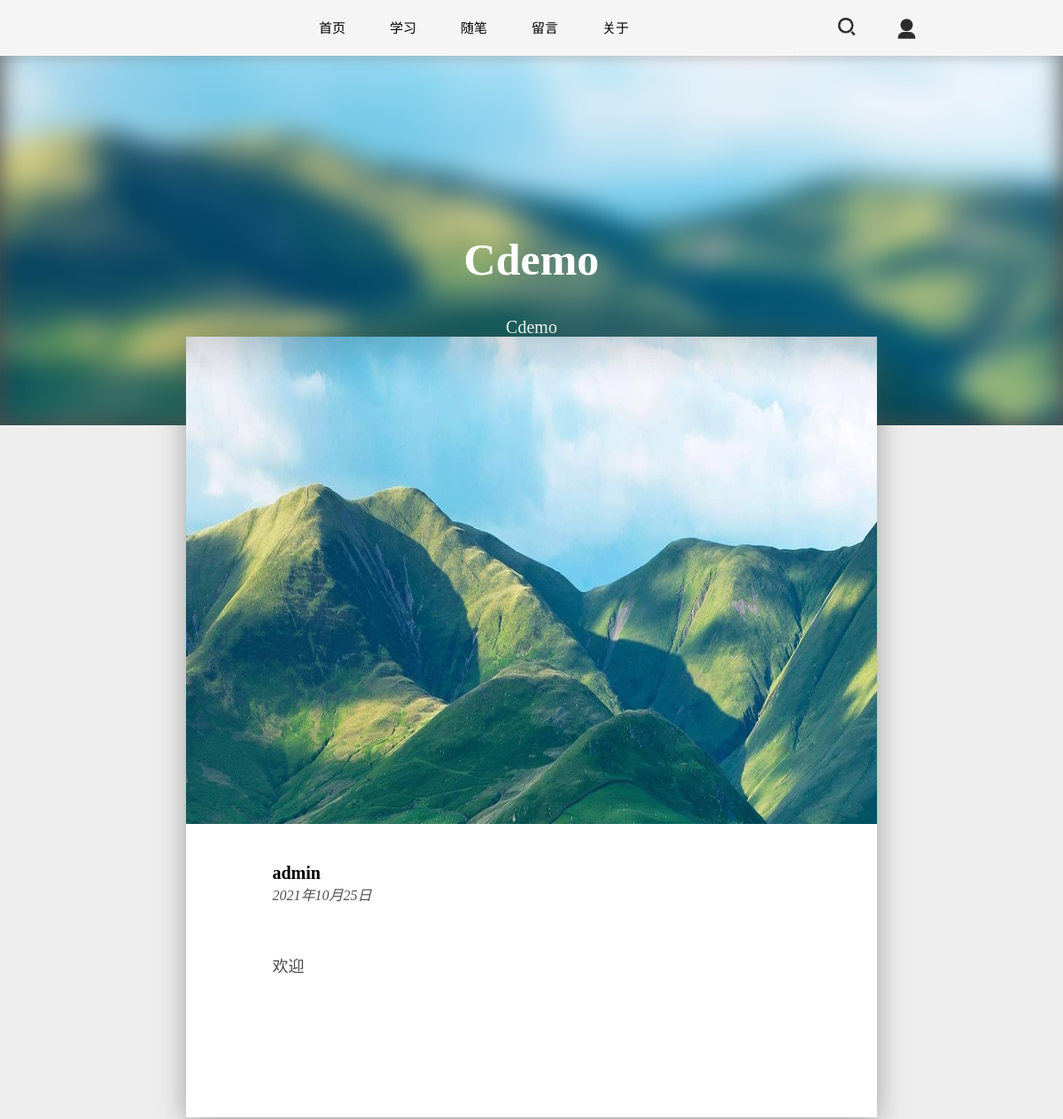
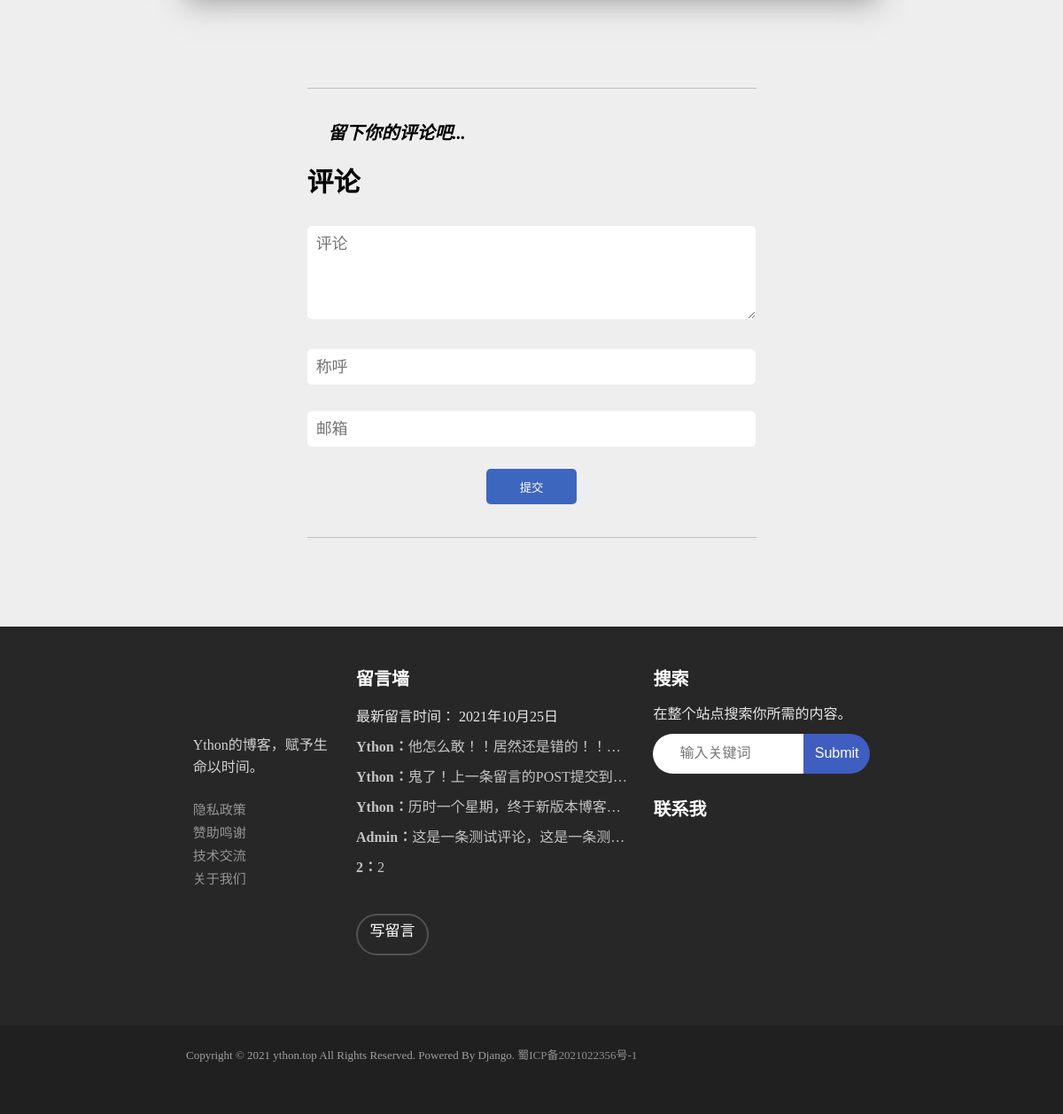
Page /article/?id=18 on the committed database (2 pictures, top to bottom).
### blog/models.py (models this page shows)
class Section(models.Model):
    id = models.AutoField(primary_key=True)
    name = models.CharField(max_length=20, verbose_name='name', unique=True)
    TreeSum = models.IntegerField(max_length=200, verbose_name='TreeSum', default=0)
    describe = models.CharField(max_length=50, verbose_name='describe', null=True)
    image = models.ImageField('照片', upload_to='uploadimg/', blank=True, null=True)
    parent = models.IntegerField(max_length=200, verbose_name='parent', default=0)

class Article(models.Model):
    id = models.AutoField(primary_key=True)
    writer = models.CharField(max_length=255, verbose_name='writer')
    time = models.DateField(verbose_name='time', auto_now=True)
    title = models.CharField(max_length=255, verbose_name='title')
    ftitle = models.CharField(max_length=255, verbose_name='ftitle', default='null')
    body = models.CharField(max_length=60000, verbose_name='body')
    parent = models.IntegerField(max_length=200, verbose_name='parent', default=0)
    section = models.IntegerField(max_length=200, verbose_name='section', default=0)
    image = models.ImageField('照片', upload_to='uploadimg/', blank=True, null=True)

class Remark(models.Model):
    id = models.AutoField(primary_key=True)
    email = models.CharField(max_length=255, verbose_name='email')
    writer = models.CharField(max_length=255, verbose_name='writer')
    time = models.DateField(verbose_name='time', auto_now=True)
    body = models.CharField(max_length=60000, verbose_name='body')
    parent = models.IntegerField(max_length=200, verbose_name='parent', default=0)

### blog/views.py (the view)
# urls.py: path('article/', views.article, name='article'),
def article(request):
    if request.method == 'POST':
        name = request.POST['name']
        email = request.POST['email']
        body = request.POST['body']
        id = request.POST['id']
        models.Remark.objects.create(email=email, writer=name, parent=id, body=body)
    uid = request.GET['id']
    data = models.Article.objects.get(id=uid)
    dic = {'title2': data.title, 'page': 'navs', 'navs': models.Section.objects.all(),
           'remarks': models.Remark.objects.filter(parent=uid), 'data': data,
           'mess': models.Remark.objects.all().order_by('-id')[:5], 'messlast': models.Remark.objects.last()}
    getsetting(dic)
    if request.user.is_authenticated:
        dic['login'] = True
    else:
        dic['login'] = False
    if request.user.has_perm('blog.change_article'):
        dic['change'] = True
    else:
        dic['change'] = False
    return render(request, 'article/home.html', dic)

### blog/views.py (called while the page is built)
def getsetting(dic):
    f = open('static/setting/setting.json', 'r')
    data = f.read()
    data = json.loads(data)
    dic.update(data)
    f.close()

### templates/article/home.html (shortened to what this page needs)
{% extends 'article/base.html' %}
{% block content %}
<div class="articlepage">
    <div class="navimage">
        <div style="width: 100%;height: 100%;">
        <img class="navbackimage" src="/static/{{data.image}}" style="width: 100%;height: 100%;z-index: 10;object-fit: cover;"></div>
        <div class="navimages">
            <p class="navimagesfont"><b>{{data.title}}</b></p>
            <p class="navimagesfont2">{{data.ftitle}}</p>
        </div>
    </div>
    <div class="articlepagebody">
        <div class="articlepagebody2">
            <div class="articlepagebody3">
                <img src="/static/{{data.image}}" alt="" class="pagebodyimg">
                <div class="articlepagebody4">
                    <div class="articlepagebody5">
                        <p style="font-size: 20px;margin-top: 40px;"><b>{{data.writer}}</b>
                        <p style="color: rgb(82, 82, 82);margin-bottom: 50px;"><i>{{data.time}}</i></p>
                        <div class="articlepagebody6">
                            {% autoescape off %}
                            {{data.body}}
                            {% endautoescape %}
                        </div>
                    </div>
                </div>
            </div>
            <div class="artclebottom">
                <div class="remark">
                    <form action="/article/?id={{data.id}}" method="POST">
                    <div class="adminline"></div>
                    <embed src="/static/svg/remark.svg" width="20" height="20" type="image/svg+xml"  style="margin-top:7px;"/>
                    <h class="remarktitle"><i><b>留下你的评论吧...</b></i></h><br><br>
                    <h class="remarktitle2"><b>评论</b></h>
                    <textarea type="text" placeholder="评论" class="remarkbox" name="body" style="max-height: 100px;min-height: 100px;padding-top: 5px;" required/></textarea>
                    <input type="text" placeholder="称呼" class="remarkbox" name="name" required/>
                    <input type="email" placeholder="邮箱" class="remarkbox" name="email" required/>
                    <input type="submit" class="adminsubmit2" value="提交">
                    </form>
                    <div class="adminline"></div>
                </div>
            </div>
        </div>
        {% include 'blog/bottom2.html' %}
    </div>
</div>
{% endblock %}

### templates/blog/navheader.html (shortened to what this page needs)
<header>
    <div class="headertwo">
        <div class="logo">
            <embed src="/static/svg/logo.svg" width="50" height="50" type="image/svg+xml"  style="margin-top:7px;"/>
        </div>
        <div class="navs">
                <div class="navbox"><a href="/" class="navfont2">首页</a></div>
                <ul class="nav1">
                    {% for nav in navs %}
                    {% if nav.TreeSum == 0 %}
                    {% if nav.parent == 0 %}
                    <div class="navbox"><a href="/navs/?name={{nav.id}}&page=1" class="navfont2">{{nav.name}}</a></div>
                    {% endif %}
                    {% elif nav.TreeSum > 0 %}
                    <li>
                    <div class="navbox"><a href="#" class="navfont2">{{nav.name}}</a></div>
                    </li>
                    {% endif %}
                    {% endfor %}
                </ul>
                <div class="navbox"><a href="/mess/" class="navfont2">留言</a></div>
                <div class="navbox"><a href="/about/" class="navfont2">关于</a></div>
        </div>
        <div class="search">
            <a href="/search/?name="><img src="/static/image/search1.png" alt="" width="30" height="30" style="margin-top:15px;margin-left: 40px;" ></a>
            {% if login == False %}
            <a href="/accounts/login/"><img src="/static/image/loginico1.png" alt="" width="25" height="25" style="margin-top:20px;margin-left: 40px;"></a>
            {% endif %}
        </div>
    </div>
</header>

### templates/blog/bottom2.html
<div class="bottomNavs2">
    <div class="navsBox">
        <div class="navAbout">
            <embed src="/static/svg/logo.svg" width="50" height="50" type="image/svg+xml"  style="margin-top:7px;" class="logobig"/>
            <p class="navAboutStr">{{SITE_DESC}}</p>
            <a href=""><p class="navAboutButton">隐私政策</p></a>
            <a href=""><p class="navAboutButton">赞助鸣谢</p></a>
            <a href="/mess/"><p class="navAboutButton">技术交流</p></a>
            <a href="/about"><p class="navAboutButton">关于我们</p></a>
        </div>
        <div class="navMess">
            <p style="font-size: 20px;color: rgb(255, 255, 255);"><b>留言墙</b></p>
            <p style="color: #e6e6e6;margin-top: 5%;margin-bottom: 3%;">最新留言时间： {{messlast.time}}</p>
            <div class="mess">
                {% for mes in mess %}
                <p class="messtext"><b>{{mes.writer}}：</b>{{mes.body}}</p>
                {% endfor %}
            </div>
            <a href="/mess/"><div class="wirteMess">写留言</div></a>
        </div>
        <div class="navSearch">
            <p style="font-size: 20px;color: rgb(255, 255, 255);"><b>搜索</b></p>
            <p style="color: #e6e6e6;margin-top: 5%;margin-bottom: 3%;">在整个站点搜索你所需的内容。</p>
            <div class="navSearchBox">
                <input type="text" class="navSearchBoxText" placeholder="输入关键词">
                <input type="submit" class="navSearchBoxSub">
            </div>
            <p style="font-size: 20px;color: rgb(255, 255, 255);"><b>联系我</b></p>
        </div>
    </div>
</div>
<div class="bottomInformation2">
    <div class="bottomInformationbox">
        <p class="nformation">Copyright © 2021 ython.top All Rights Reserved. Powered By Django. <a href="https://beian.miit.gov.cn/" style="color: rgb(143, 143, 143);">{{CN_GOV_RECORD_DATA}}</a></p>
    </div>
</div>

### static/css/home.css (style rules this page uses)
* { margin:0; padding:0; }
html,body { width:100%; height:100%; font-family:"黑体"; }
header { font-family:"黑体"; }
.headertwo { height:63px; width: 100%; display: flex; background-color:rgb(245, 245, 245); box-shadow: 0px 5px 10px #88888859; z-index: 990; position: absolute; }
.logo { margin-left: 20%; width: 10%; height: 100%; }
.navs { width: 45%; height: 100%; display: flex; }
.search { width: 10%; height: 100%; border-left:1px solid rgba(255, 255, 255, 0.20); display: flex; }
.bottomNavs2 { width: 100%; height: 450px; background-color:rgb(39, 39, 39); }
.bottomInformation2 { width: 100%; height: 100px; background-color:rgb(32, 32, 32); }
.navbox { height: auto; font-size: 15px; margin-top: 20px; color: rgb(255, 255, 255); margin-right: 50px; }
li { list-style: none; }
a { text-decoration:none; }
.navsBox { margin-left: auto; margin-right: auto; width: 65%; height: 80%; padding-top: 3%; display: flex; }
.navAbout { width: 23%; height: 80%; padding: 1%; }
.navMess { padding: 1%; width: 40%; height: 80%; margin-left: 1%; }
.navSearch { padding: 1%; width: 35%; height: 80%; margin-left: 1%; }
.navAboutStr { color: rgb(209, 209, 209); line-height: 25px; margin-top: 10%; margin-bottom: 15%; }
.navAboutButton { color: rgb(151, 149, 149); font-size: 15px; margin-top: 5px; }
.mess { width: 100%; height: 70%; }
.wirteMess { width: 25%; height: 40px; font-size: 17px; color: rgb(255, 255, 255); border-radius: 25px; border:2px solid rgba(255, 255, 255, 0.2); text-align: center; padding-top: 1%; }
.navSearchBox { width: 100%; height: 45px; border-radius: 50px; margin-top: 5%; margin-bottom: 10%; display: flex; }
.navSearchBoxText { font-size: 16px; color: rgb(124, 124, 124); padding-left: 30px; width: 65%; height: 45px; background-color: white; border-top-left-radius: 50px; border-bottom-left-radius: 50px; outline-style: none ; border: 0px; }
.navSearchBoxSub { font-size: 16px; color: rgb(255, 255, 255); width: 35%; height: 45px; background-color: rgb(64, 94, 192); border-top-right-radius: 50px; border-bottom-right-radius: 50px; border: 0px; }
.bottomInformationbox { margin-left: auto; margin-right: auto; width: 65%; height: auto; display: flex; }
.nformation { color: rgb(160, 160, 160); font-size: 13px; text-align: center; margin-top: 3%; }
.navimage { width: 100%; height: 60%; box-shadow: 0px 0px 10px 100px rgba(0, 0, 0, 0.712) inset; z-index: 1; }
.navimages { width: 100%; position: absolute; }
.navimagesfont { font-size: 50px; color: rgb(255, 255, 255); text-align: center; margin-top: -18%; -webkit-animation-name: box; -webkit-animation-duration: 2s; -webkit-animation-iteration-count: 1; }
.navimagesfont2 { font-size: 20px; color: rgb(255, 255, 255); text-align: center; margin-top: 3%; -webkit-animation-name: box; -webkit-animation-duration: 2s; -webkit-animation-iteration-count: 1; }
.nav1 { display: flex; }
.navfont2 { color: #000000; }
.navbackimage { filter: blur(15px) }
.articlepage { width: 100%; height: 100%; }
.articlepagebody { position: absolute; width: 100%; background-color: rgb(238, 238, 238); z-index: 990; }
.articlepagebody2 { width: 100%; height: auto; }
.articlepagebody3 { width: 65%; height: auto; margin: auto; background-color: rgb(255, 255, 255); margin-top: -100px; margin-bottom: 100px; box-shadow: 0px 5px 30px #53535381; }
.pagebodyimg { width: 100%; height: 550px; }
.articlepagebody4 { width: 100%; height: auto; }
.articlepagebody4 { width: 75%; height: auto; margin:auto; padding-bottom: 150px; }
.articlepagebody6 { font-size: 18px; color: rgb(71, 71, 71); line-height: 40px; }
.artclebottom { margin: auto; width: 65%; height: auto; margin-bottom: 100px; }
.remark { margin: auto; width: 65%; height: auto; }
.remarktitle { font-size: 20px; }
.remarktitle2 { font-size: 30px; }
.remarkbox { min-width: 98%; max-width: 98%; border: 0px; border:none; border-radius: 5px; margin-top: 30px; font-size: 18px; height: 40px; padding-left: 2%; }
.messtext { white-space:nowrap; text-overflow:ellipsis; overflow:hidden; color: rgb(196, 196, 196); margin-top: 10px; }

### static/css/admin.css (style rules this page uses)
* { margin:0;padding:0 }
.adminline { width: 100%; height: 1px; border-bottom:1px solid rgba(0, 0, 0, 0.2); margin-top: 10px; margin-bottom: 30px; }
.adminsubmit2 { width: 20%; height: 40px; margin-left: 40%; margin-top: 5%; background-color: rgb(61, 102, 190); border: 0px; border-radius: 5px; margin-bottom: 5%; color: #ffffff; }

### rows in the picture
Section: name "学习"
Section: name "随笔"
Article: image (picture), title "Cdemo", ftitle "Cdemo", writer "admin", time "2021年10月25日", body "欢迎"
Remark: time "2021年10月25日", writer "Ython", body "他怎么敢！！居然还是错的！！…"
Remark: writer "Ython", body "鬼了！上一条留言的POST提交到…"
Remark: writer "Ython", body "历时一个星期，终于新版本博客…"
Remark: writer "Admin", body "这是一条测试评论，这是一条测…"
Remark: writer "2", body "2"

### other values in the picture
{{ SITE_DESC }} "Ython的博客，赋予生命以时间。"
{{ CN_GOV_RECORD_DATA }} "蜀ICP备2021022356号-1"
